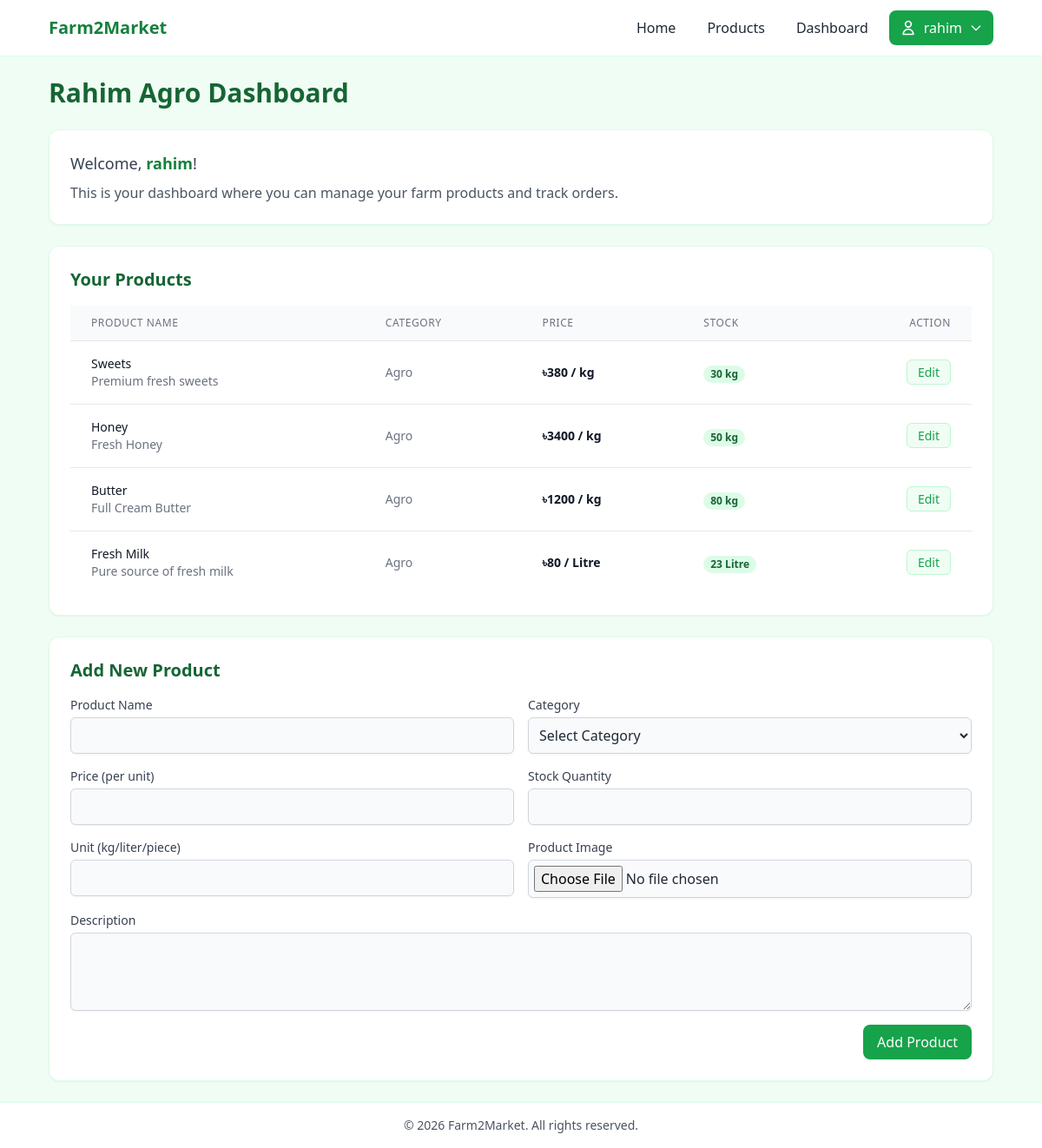
The app's page /farmer/dashboard/ (signed in), older data.
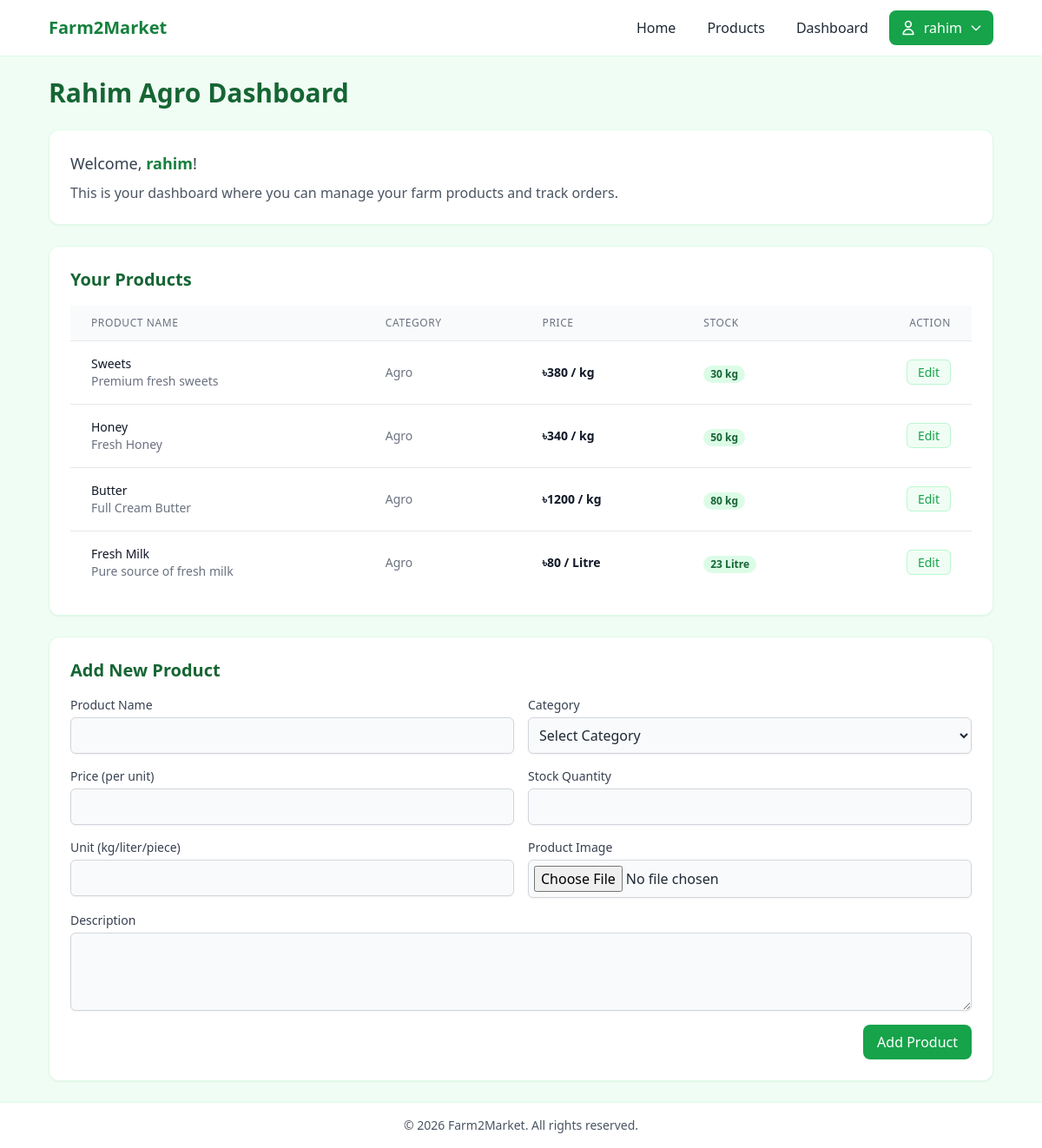
The same page, newer data.
### f2m_app/models.py (models this page shows, shortened)
class FarmerProfile(models.Model):
    farmer_id = models.AutoField(primary_key=True)
    user = models.OneToOneField(User, on_delete=models.CASCADE, related_name="farmer_profile")
    farm_name = models.CharField(max_length=255)
    farm_location = models.CharField(max_length=255)
    bio = models.TextField(blank=True)

class Product(models.Model):
    product_id = models.AutoField(primary_key=True)
    farmer = models.ForeignKey(FarmerProfile, on_delete=models.CASCADE, related_name="products")
    category = models.ForeignKey(Category, on_delete=models.CASCADE, related_name="products")
    name = models.CharField(max_length=255)
    description = models.TextField()
    price_per_unit = models.IntegerField(default=0)
    stock_quantity = models.IntegerField(default=0)
    unit = models.CharField(max_length=50)
    image = models.ImageField(upload_to='product_images/', null=True, blank=True)
    created_at = models.DateTimeField(auto_now_add=True)

class Category(models.Model):
    category_id = models.AutoField(primary_key=True)
    name = models.CharField(max_length=255)
    description = models.TextField(blank=True)
    class Meta:
        verbose_name_plural = "Categories"

### f2m_app/views.py (the view, shortened to what this page needs)
# urls.py: path('farmer/dashboard/', views.farmer_dashboard_view, name="farmer_dashboard_view"),
@login_required
def farmer_dashboard_view(request):
    try:
        farmer_profile = request.user.farmer_profile
    except FarmerProfile.DoesNotExist:
        messages.error(request, "You must be a farmer to view this page.")
        return redirect('home_view')
    products = Product.objects.filter(farmer=farmer_profile).order_by('-created_at')
    categories = Category.objects.all()
    context = {
        'products': products,
        'categories': categories
    }
    return render(request, "F2M/farmer_dashboard.html", context)

### templates/F2M/farmer_dashboard.html (shortened to what this page needs)
{% extends 'base.html' %}
{% block content %}
<div class="space-y-6">
    <div class="flex items-center justify-between">
        <h2 class="text-2xl sm:text-3xl font-bold text-green-800">{{user.farmer_profile.farm_name}} Dashboard</h2>
    </div>
    <div class="bg-white p-6 rounded-xl shadow-sm border border-green-100">
        <p class="text-lg text-gray-700">Welcome, <span class="font-semibold text-green-700">{{ user.username }}</span>!</p>
        <p class="mt-2 text-gray-600">This is your dashboard where you can manage your farm products and track orders.</p>
    </div>
    <div class="bg-white p-6 rounded-xl shadow-sm border border-green-100">
        <h3 class="text-xl font-bold text-green-800 mb-4">Your Products</h3>
        {% if products %}
            <div class="overflow-x-auto">
                <table class="min-w-full divide-y divide-gray-200">
                    <thead class="bg-gray-50">
                        <tr>
                            <th class="px-6 py-3 text-left text-xs font-medium text-gray-500 uppercase tracking-wider">Product Name</th>
                            <th class="px-6 py-3 text-left text-xs font-medium text-gray-500 uppercase tracking-wider">Category</th>
                            <th class="px-6 py-3 text-left text-xs font-medium text-gray-500 uppercase tracking-wider">Price</th>
                            <th class="px-6 py-3 text-left text-xs font-medium text-gray-500 uppercase tracking-wider">Stock</th>
                            <th class="px-6 py-3 text-right text-xs font-medium text-gray-500 uppercase tracking-wider">Action</th>
                        </tr>
                    </thead>
                    <tbody class="bg-white divide-y divide-gray-200">
                        {% for product in products %}
                            <tr>
                                <td class="px-6 py-4 whitespace-nowrap">
                                    <div class="text-sm font-medium text-gray-900">{{ product.name }}</div>
                                    <div class="text-sm text-gray-500 truncate max-w-xs" title="{{ product.description }}">{{ product.description }}</div>
                                </td>
                                <td class="px-6 py-4 whitespace-nowrap text-sm text-gray-500">
                                    {{ product.category.name }}
                                </td>
                                <td class="px-6 py-4 whitespace-nowrap text-sm text-gray-900 font-semibold">
                                    ৳{{ product.price_per_unit }} / {{ product.unit }}
                                </td>
                                <td class="px-6 py-4 whitespace-nowrap">
                                    <span class="px-2 inline-flex text-xs leading-5 font-semibold rounded-full {% if product.stock_quantity > 0 %}bg-green-100 text-green-800{% else %}bg-red-100 text-red-800{% endif %}">
                                        {{ product.stock_quantity }} {{ product.unit }}
                                    </span>
                                </td>
                                <td class="px-6 py-4 whitespace-nowrap text-right text-sm font-medium">
                                    <a href="{% url 'edit_product_view' product.product_id %}" class="text-green-600 hover:text-green-900 bg-green-50 hover:bg-green-100 px-3 py-1 rounded-md transition border border-green-200">Edit</a>
                                </td>
                            </tr>
                        {% endfor %}
                    </tbody>
                </table>
            </div>
        {% else %}
            <p class="text-gray-500">You haven't added any products yet.</p>
        {% endif %}
    </div>
    <div class="bg-white p-6 rounded-xl shadow-sm border border-green-100">
        <h3 class="text-xl font-bold text-green-800 mb-4">Add New Product</h3>
        <form method="POST" action="{% url 'farmer_dashboard_view' %}" enctype="multipart/form-data" class="space-y-4">
            <div class="grid grid-cols-1 md:grid-cols-2 gap-4">
                <div>
                    <label class="block text-sm font-medium text-gray-700">Product Name</label>
                    <input type="text" name="name" required class="mt-1 block w-full rounded-md border-gray-300 shadow-sm focus:border-green-500 focus:ring-green-500 bg-gray-50 p-2 border">
                </div>
                <div>
                    <label class="block text-sm font-medium text-gray-700">Category</label>
                    <select name="category" required class="mt-1 block w-full rounded-md border-gray-300 shadow-sm focus:border-green-500 focus:ring-green-500 bg-gray-50 p-2 border">
                        <option value="">Select Category</option>
                    </select>
                </div>
                <div>
                    <label class="block text-sm font-medium text-gray-700">Price (per unit)</label>
                    <input type="number" step="1" name="price_per_unit" required class="mt-1 block w-full rounded-md border-gray-300 shadow-sm focus:border-green-500 focus:ring-green-500 bg-gray-50 p-2 border">
                </div>
                <div>
                    <label class="block text-sm font-medium text-gray-700">Stock Quantity</label>
                    <input type="number" step="1" name="stock_quantity" required class="mt-1 block w-full rounded-md border-gray-300 shadow-sm focus:border-green-500 focus:ring-green-500 bg-gray-50 p-2 border">
                </div>
                <div>
                    <label class="block text-sm font-medium text-gray-700">Unit (kg/liter/piece)</label>
                    <input type="text" name="unit" required class="mt-1 block w-full rounded-md border-gray-300 shadow-sm focus:border-green-500 focus:ring-green-500 bg-gray-50 p-2 border">
                </div>
                <div>
                    <label class="block text-sm font-medium text-gray-700">Product Image</label>
                    <input type="file" name="image" accept="image/*" class="mt-1 block w-full rounded-md border-gray-300 shadow-sm focus:border-green-500 focus:ring-green-500 bg-gray-50 p-1.5 border">
                </div>
            </div>
            <div>
                <label class="block text-sm font-medium text-gray-700">Description</label>
                <textarea name="description" rows="3" required class="mt-1 block w-full rounded-md border-gray-300 shadow-sm focus:border-green-500 focus:ring-green-500 bg-gray-50 p-2 border"></textarea>
            </div>
            <div class="flex justify-end">
                <button type="submit" class="bg-green-600 text-white px-4 py-2 rounded-lg hover:bg-green-700 transition">Add Product</button>
            </div>
        </form>
    </div>
</div>
{% endblock %}

### templates/base.html (shortened to what this page needs)
{% load static %}
<!DOCTYPE html>
<html lang="en">
<head>
    <script src="https://cdn.tailwindcss.com"></script>
</head>
<body class="min-h-screen bg-green-50 text-gray-800 flex flex-col">
    <header class="bg-white/95 border-b border-green-100 sticky top-0 z-50">
        <nav class="max-w-6xl mx-auto px-4 sm:px-6 lg:px-8 py-3">
            <div class="flex flex-wrap items-center justify-between gap-3">
                <a href="{% url 'home_view' %}" class="text-xl font-bold text-green-700">Farm2Market</a>
                <ul class="flex flex-wrap items-center gap-2 sm:gap-3 text-sm sm:text-base">
                    <li><a href="{% url 'home_view' %}" class="px-3 py-2 rounded-lg hover:bg-green-100">Home</a></li>
                    <li><a href="{% url 'product_list_view' %}" class="px-3 py-2 rounded-lg hover:bg-green-100">Products</a></li>
                    {% if user.is_authenticated %}
                        {% if user.farmer_profile %}
                            <li><a href="{% url 'farmer_dashboard_view' %}" class="px-3 py-2 rounded-lg hover:bg-green-100">Dashboard</a></li>
                        {% elif user.buyer_profile %}
                            <li><a href="/cart/" class="px-3 py-2 rounded-lg hover:bg-green-100">Cart</a></li>
                            <li><a href="/orders/" class="px-3 py-2 rounded-lg hover:bg-green-100">Orders</a></li>
                        {% endif %}
                        <li class="relative group z-50">
                            <button class="px-3 py-2 rounded-lg bg-green-600 text-white hover:bg-green-700 flex items-center gap-2 focus:outline-none cursor-pointer">
                                <svg xmlns="http://www.w3.org/2000/svg" class="h-5 w-5" fill="none" viewBox="0 0 24 24" stroke="currentColor">
                                    <path stroke-linecap="round" stroke-linejoin="round" stroke-width="2" d="M16 7a4 4 0 11-8 0 4 4 0 018 0zM12 14a7 7 0 00-7 7h14a7 7 0 00-7-7z" />
                                </svg>
                                <span class="font-medium">{{ user.username }}</span>
                                <svg xmlns="http://www.w3.org/2000/svg" class="h-4 w-4" fill="none" viewBox="0 0 24 24" stroke="currentColor">
                                    <path stroke-linecap="round" stroke-linejoin="round" stroke-width="2" d="M19 9l-7 7-7-7" />
                                </svg>
                            </button>
                        </li>
                    {% else %}
                        <li><a href="{% url 'login_view' %}" class="px-3 py-2 rounded-lg hover:bg-green-100">Login</a></li>
                        <li><a href="{% url 'register_view' %}" class="px-3 py-2 rounded-lg bg-green-600 text-white hover:bg-green-700">Register</a></li>
                    {% endif %}
                </ul>
            </div>
        </nav>
    </header>
    <main class="flex-1 w-full {% block main_class %}max-w-6xl mx-auto px-4 sm:px-6 lg:px-8 py-6{% endblock %}">
        {% block content %}{% endblock %}
    </main>
    <footer class="bg-white border-t border-green-100">
        <div class="max-w-6xl mx-auto px-4 sm:px-6 lg:px-8 py-4 text-sm text-gray-600 text-center">
            &copy; {% now "Y" %} Farm2Market. All rights reserved.
        </div>
    </footer>
</body>
</html>

Row changes from the older to the newer data that the page shows:
changed Product "Honey": price_per_unit "3400" → "340"
